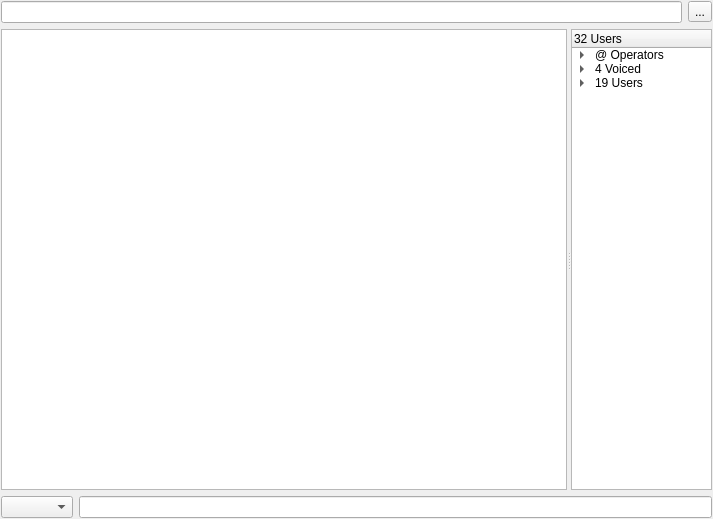
<ui version="4.0" >
 <class>ChannelWidget</class>
 <widget class="QWidget" name="ChannelWidget" >
  <property name="geometry" >
   <rect>
    <x>0</x>
    <y>0</y>
    <width>713</width>
    <height>519</height>
   </rect>
  </property>
  <property name="sizePolicy" >
   <sizepolicy>
    <hsizetype>3</hsizetype>
    <vsizetype>3</vsizetype>
    <horstretch>0</horstretch>
    <verstretch>0</verstretch>
   </sizepolicy>
  </property>
  <property name="minimumSize" >
   <size>
    <width>200</width>
    <height>100</height>
   </size>
  </property>
  <property name="contextMenuPolicy" >
   <enum>Qt::DefaultContextMenu</enum>
  </property>
  <property name="windowTitle" >
   <string>YourNickname #quassel Network: The Topic</string>
  </property>
  <layout class="QVBoxLayout" >
   <property name="margin" >
    <number>1</number>
   </property>
   <property name="spacing" >
    <number>6</number>
   </property>
   <item>
    <layout class="QHBoxLayout" >
     <property name="margin" >
      <number>0</number>
     </property>
     <property name="spacing" >
      <number>6</number>
     </property>
     <item>
      <widget class="QLineEdit" name="topicEdit" >
       <property name="focusPolicy" >
        <enum>Qt::ClickFocus</enum>
       </property>
       <property name="readOnly" >
        <bool>true</bool>
       </property>
      </widget>
     </item>
     <item>
      <widget class="QToolButton" name="chanSettingsButton" >
       <property name="windowModality" >
        <enum>Qt::NonModal</enum>
       </property>
       <property name="sizePolicy" >
        <sizepolicy>
         <hsizetype>0</hsizetype>
         <vsizetype>0</vsizetype>
         <horstretch>0</horstretch>
         <verstretch>0</verstretch>
        </sizepolicy>
       </property>
       <property name="layoutDirection" >
        <enum>Qt::LeftToRight</enum>
       </property>
       <property name="text" >
        <string>...</string>
       </property>
      </widget>
     </item>
    </layout>
   </item>
   <item>
    <widget class="QSplitter" name="splitter" >
     <property name="sizePolicy" >
      <sizepolicy>
       <hsizetype>7</hsizetype>
       <vsizetype>5</vsizetype>
       <horstretch>0</horstretch>
       <verstretch>0</verstretch>
      </sizepolicy>
     </property>
     <property name="lineWidth" >
      <number>1</number>
     </property>
     <property name="orientation" >
      <enum>Qt::Horizontal</enum>
     </property>
     <widget class="QTextBrowser" name="chatWidget" >
      <property name="sizePolicy" >
       <sizepolicy>
        <hsizetype>7</hsizetype>
        <vsizetype>5</vsizetype>
        <horstretch>4</horstretch>
        <verstretch>0</verstretch>
       </sizepolicy>
      </property>
      <property name="font" >
       <font>
        <family>Bitstream Vera Sans Mono</family>
        <pointsize>8</pointsize>
        <weight>50</weight>
        <bold>false</bold>
       </font>
      </property>
      <property name="html" >
       <string>&lt;html>&lt;head>&lt;meta name="qrichtext" content="1" />&lt;style type="text/css">
p, li { white-space: pre-wrap; }
&lt;/style>&lt;/head>&lt;body style=" font-family:'Bitstream Vera Sans Mono'; font-size:8pt; font-weight:400; font-style:normal; text-decoration:none;">
&lt;p style="-qt-paragraph-type:empty; margin-top:0px; margin-bottom:0px; margin-left:0px; margin-right:0px; -qt-block-indent:0; text-indent:0px; font-family:'Nimbus Mono L';">&lt;/p>&lt;/body>&lt;/html></string>
      </property>
     </widget>
     <widget class="QTreeWidget" name="nickTree" >
      <property name="sizePolicy" >
       <sizepolicy>
        <hsizetype>5</hsizetype>
        <vsizetype>5</vsizetype>
        <horstretch>1</horstretch>
        <verstretch>0</verstretch>
       </sizepolicy>
      </property>
      <property name="layoutDirection" >
       <enum>Qt::LeftToRight</enum>
      </property>
      <property name="dragEnabled" >
       <bool>true</bool>
      </property>
      <property name="textElideMode" >
       <enum>Qt::ElideRight</enum>
      </property>
      <property name="rootIsDecorated" >
       <bool>true</bool>
      </property>
      <property name="sortingEnabled" >
       <bool>false</bool>
      </property>
      <property name="animated" >
       <bool>false</bool>
      </property>
      <property name="columnCount" >
       <number>1</number>
      </property>
      <column>
       <property name="text" >
        <string>32 Users</string>
       </property>
      </column>
      <item>
       <property name="text" >
        <string>@ Operators</string>
       </property>
       <item>
        <property name="text" >
         <string>New Sub Item</string>
        </property>
       </item>
       <item>
        <property name="text" >
         <string>New Item</string>
        </property>
       </item>
       <item>
        <property name="text" >
         <string>New Item</string>
        </property>
       </item>
      </item>
      <item>
       <property name="text" >
        <string>4 Voiced</string>
       </property>
       <item>
        <property name="text" >
         <string>New Item</string>
        </property>
       </item>
       <item>
        <property name="text" >
         <string>New Item</string>
        </property>
       </item>
       <item>
        <property name="text" >
         <string>New Item</string>
        </property>
       </item>
      </item>
      <item>
       <property name="text" >
        <string>19 Users</string>
       </property>
       <item>
        <property name="text" >
         <string>New Sub Item</string>
        </property>
       </item>
       <item>
        <property name="text" >
         <string>New Item</string>
        </property>
       </item>
       <item>
        <property name="text" >
         <string>New Item</string>
        </property>
       </item>
       <item>
        <property name="text" >
         <string>New Item</string>
        </property>
       </item>
      </item>
     </widget>
    </widget>
   </item>
   <item>
    <layout class="QHBoxLayout" >
     <property name="margin" >
      <number>0</number>
     </property>
     <property name="spacing" >
      <number>6</number>
     </property>
     <item>
      <widget class="QComboBox" name="ownNick" >
       <property name="sizeAdjustPolicy" >
        <enum>QComboBox::AdjustToContents</enum>
       </property>
      </widget>
     </item>
     <item>
      <widget class="ChannelWidgetInput" name="inputEdit" >
       <property name="sizePolicy" >
        <sizepolicy>
         <hsizetype>3</hsizetype>
         <vsizetype>0</vsizetype>
         <horstretch>0</horstretch>
         <verstretch>0</verstretch>
        </sizepolicy>
       </property>
      </widget>
     </item>
    </layout>
   </item>
  </layout>
 </widget>
 <customwidgets>
  <customwidget>
   <class>ChannelWidgetInput</class>
   <extends>QLineEdit</extends>
   <header>channelwidgetinput.h</header>
  </customwidget>
 </customwidgets>
 <tabstops>
  <tabstop>inputEdit</tabstop>
  <tabstop>ownNick</tabstop>
  <tabstop>nickTree</tabstop>
  <tabstop>topicEdit</tabstop>
  <tabstop>chanSettingsButton</tabstop>
  <tabstop>chatWidget</tabstop>
 </tabstops>
 <resources/>
 <connections/>
</ui>
